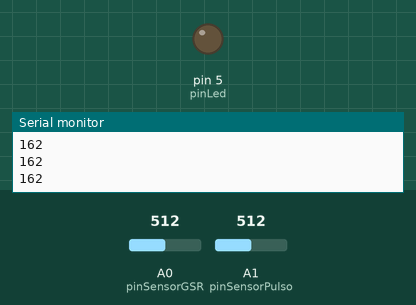
A sketch run on a simulated Arduino Uno, built with avr-gcc and run on an emulated ATmega328P. On the bench: output pins drawn as LEDs (lit = HIGH), the last lines printed to the serial monitor. The inputs (shaded band) are chosen by the test bench; at power-on: A1 (pinSensorPulso) = 512, A0 (pinSensorGSR) = 512.

Above: at 1.2 s.
1.3 s: A1 (pinSensorPulso) set to 634
2.8 s: A1 (pinSensorPulso) set to 664
At 3.9 s:
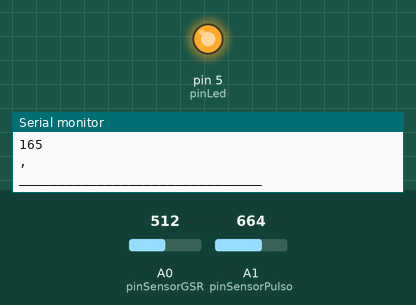
4.3 s: A1 (pinSensorPulso) set to 640
At 5.3 s:
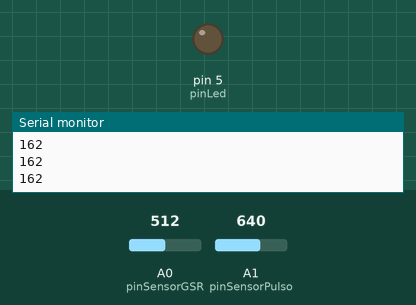
5.8 s: A1 (pinSensorPulso) set to 660
At 6.7 s:
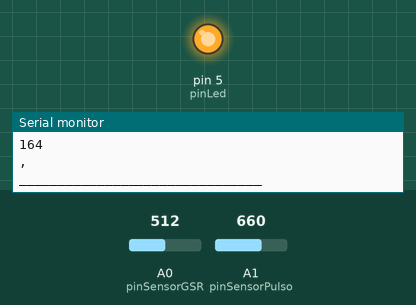
Timing chart, 0 to 8.3 s (numbered marks = the images above; inputs shaded):
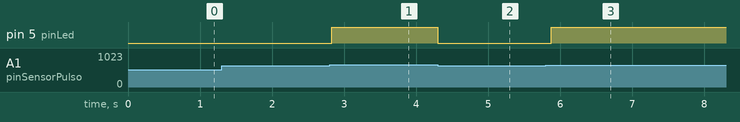

The sketch:

pulseYgsr_BT_Julio17.ino
```cpp
/*
  Pulse Sensor and GSR Sensor to bluetooth
  Eduardo H Obieta
  www.laad.com.mx
  www.abismo.cc
  abismo // proximo
*/

#include <SoftwareSerial.h>
SoftwareSerial BTserial(10, 11); // RX, TX
// arduino>>bluetooth
// D11   >>>  Rx
// D10   >>>  Tx

//PSW 1234

//////////////////////////// GSR
#define smooth 5
int oldReading = 0;    // variable to hold the old analog value
int analogValueSmooth = 0;
int thresh = 10;
int smoothArray[smooth];

int valMin = 5, valMax = 800;

int pinSensorGSR = A0;
int pinSensorPulso = A1;

int pinLed = 5;

int Signal;
int Threshold = 650;

int pulso = 0;
boolean escribe = true;
boolean debug = true;
int cuenta = 0;

int sensores[2];

void setup() {
  pinMode(pinLed, OUTPUT);
  Serial.begin(19200); // Imprime en el puerto serial
  BTserial.begin(9600); // Imprime en el puerto BT Serial

  sensores[3] = int(",");
}

void loop() {
  ///////// Pulse Sensor ///////// 15
  Signal = analogRead(pinSensorPulso);
  if (Signal > Threshold) {
    digitalWrite(pinLed, HIGH);
    if (debug) {
      if (escribe) {
        if (pinSensorPulso > 0) {
          Serial.println("A"); // imprime val = 65
          //Serial.println(",");
          Serial.println("H"); // imprime 49
          //Serial.println(",");
          Serial.println(int(map(analogRead(pinSensorPulso), 0, 1023, 0, 255)));
          Serial.println(",");
        }
      }
      Serial.println("_______________________________");
    }

    if (escribe) {
      int mapeo = int(map(analogRead(pinSensorPulso), 0, 1023, 0, 255));

      //sensores[0] = mapeo;
      //String mensaje = "A,H,"+String(mapeo);
      BTserial.write("A"); // imprime val = 65
      //BTserial.write(",");
      BTserial.write("H"); // imprime 49
      //BTserial.write(",");
      BTserial.write(int(map(analogRead(pinSensorPulso), 0, 1023, 0, 255)));
      BTserial.write(",");
    }
  } else {
    digitalWrite(pinLed, LOW);
    ///////// GSR ///////// 20

    addToArray();
    int smoothReading = findAverage();
    if (smoothReading > -1) {
      int diff = smoothReading - oldReading;
      int mapSmoothReading = int(map(smoothReading, valMin, valMax, 0, 255));
      //the op amp inverts, so we're flipping the numbers
      BTserial.write("B"); // imprime val = 65
      BTserial.write("I"); // imprime 50
      BTserial.write(mapSmoothReading); // Se mapea a 255 (byte)
      BTserial.write(","); // imprime 44

      //sensores[1] = mapSmoothReading;

      if (debug) {
        if (mapSmoothReading > 1)
          Serial.println(mapSmoothReading);
      }
    }
    oldReading = smoothReading;

  }
  /*for (int i = 0; i < 2; i++) {
    BTserial.print(sensores[i]);
    }*/

  delay(100);
  cuenta++;
  if (cuenta > 150) {
    BTserial.overflow();
    Serial.println("//////////////////// overflow");
    cuenta = 0;
  }
}
void addToArray() {
  for (int i = smooth - 1; i >= 1; i--) {
    smoothArray[i] = smoothArray[i - 1]; //shift every num up one slot
  }
  smoothArray[0] = analogRead(pinSensorGSR);  //add latest reading into slot 5
}

//finds the average of all the values in the array
int findAverage() {
  int average = 0;
  for (int i = 0; i < smooth; i++) {
    average += smoothArray[i];
  }
  average = average / smooth;
  return average;
}

/*
  Galvanic Skin Response meter code from
  Chris Kairalla
*/
```

Measured:
- the behaviour switches between 650 and 651 on A1 (pinSensorPulso) (found by bisection; images 0 and 1)
- after the input at 2.8 s, pin 5 (pinLed): LOW → HIGH at once
- after the input at 4.3 s, pin 5 (pinLed): HIGH → LOW at once
- after the input at 5.8 s, pin 5 (pinLed): LOW → HIGH after 0.07 s
